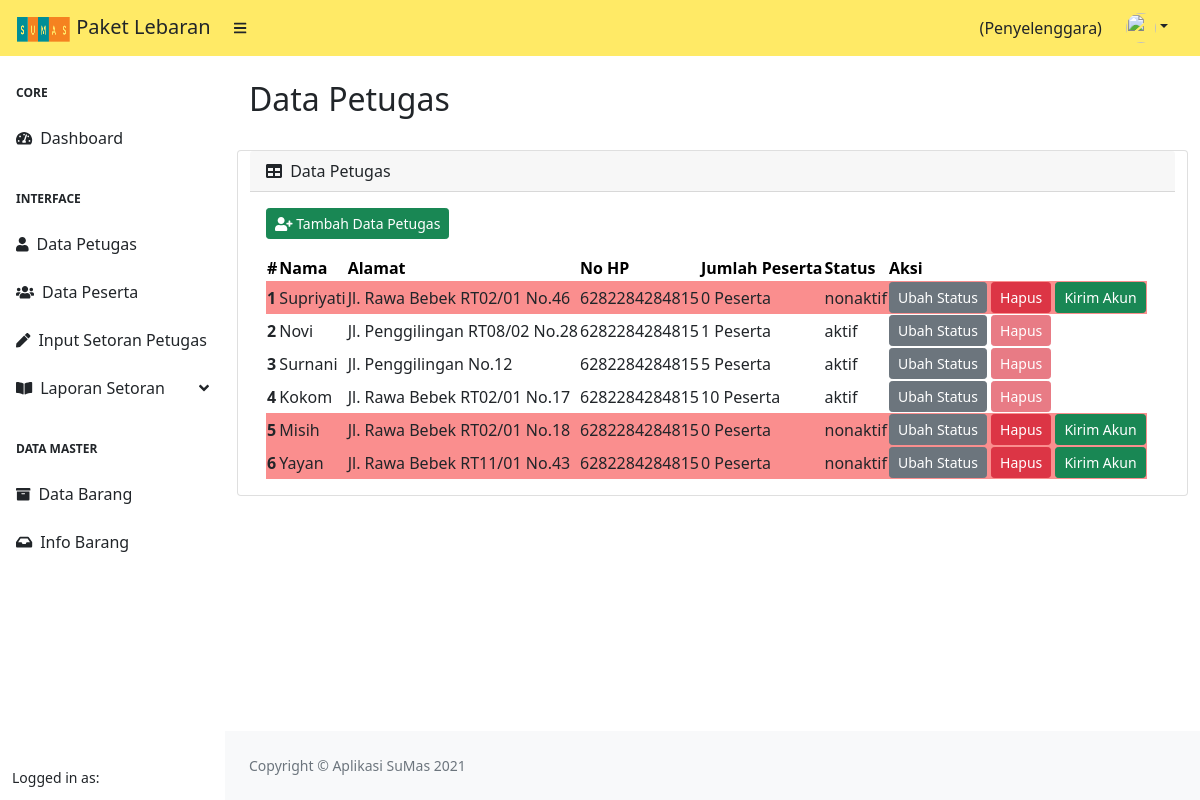
Page /index.php/penyelenggara/data_petugas on the committed database.
### tables this page shows
CREATE TABLE `petugas` (
  `id` int(11) NOT NULL,
  `nama_lengkap` varchar(225) NOT NULL,
  `alamat` varchar(225) NOT NULL,
  `no_hp` varchar(20) NOT NULL,
  `username` varchar(255) NOT NULL,
  `image` varchar(225) NOT NULL,
  `password` varchar(255) NOT NULL,
  `status` varchar(10) NOT NULL,
  `id_penyelenggara` int(11) NOT NULL,
  `created_at` datetime DEFAULT NULL
);

### application/controllers/Penyelenggara.php (called while the page is built, shortened)
<?php
class Penyelenggara extends CI_Controller
{
    public function __construct()
    {
        $this->load->model('M_DataMaster');
        $this->load->model('M_Penyelenggara');
        $this->load->library('form_validation');
    }
    public function data_petugas()
    {
        $data['title'] = 'Data Petugas';
        $data['user'] = $this->db->get_where('penyelenggara', ['username' => $this->session->userdata('username')])->row_array();
        $data['rows'] = $this->M_Penyelenggara->getJumlahPeserta()->result();
        $data['rows2'] = $this->M_Penyelenggara->getTotalBayarPetugas()->result();
        $this->load->view('templates/header', $data);
        $this->load->view('templates/sidebar_penyelenggara', $data);
        $this->load->view('penyelenggara/data_petugas', $data);
        $this->load->view('templates/footer');
    }
}

### index.php (called while the page is built, shortened)
<?php
require_once BASEPATH.'core/CodeIgniter.php';

### application/models/M_Penyelenggara.php (called while the page is built, shortened)
<?php
class M_Penyelenggara extends CI_Model
{
    public function getTotalBayarPetugas()
    {
        $this->db->select('petugas.*, SUM(pembayaran_bulanan.nominal) AS jumlah_bayar');
        $this->db->from('petugas');
        $this->db->join('pembayaran_bulanan', 'petugas.id = pembayaran_bulanan.id_petugas', 'left');
        $this->db->order_by('petugas.created_at', 'desc');
        $this->db->group_by('petugas.id');
        return $this->db->get();
    }
    public function getJumlahPeserta()
    {
        $this->db->select('petugas.*, COUNT(user.id_petugas) AS jumlah_peserta');
        $this->db->from('petugas');
        $this->db->join('user', 'petugas.id = user.id_petugas', 'left');
        $this->db->order_by('petugas.created_at', 'desc');
        $this->db->group_by('petugas.id');
        return $this->db->get();
    }
}

### application/views/penyelenggara/data_petugas.php (the view, shortened to what this page needs)
<div id="layoutSidenav_content">
    <main>
        <div class="container-fluid px-4">
            <h2 class="mt-4"><?= $title;  ?></h2>
            <div class="row">
                <div class="card mb-4">
                    <div class="card-header">
                        <i class="fas fa-table me-1"></i>
                        Data Petugas
                    </div>
                    <div class="card-body">
                        <a href="" class="btn btn-success btn-sm mb-3" data-bs-toggle="modal" data-bs-target="#inputPetugas"> <i class="fas fa-user-plus"></i> Tambah Data Petugas</a>
                        <table id="datatablesSimple">
                            <thead>
                                <tr class="table-warning">
                                    <th>#</th>
                                    <th>Nama</th>
                                    <th>Alamat</th>
                                    <th>No HP</th>
                                    <th>Jumlah Peserta</th>
                                    <th>Status</th>
                                    <th>Aksi</th>
                                </tr>
                            </thead>
                            <tbody>
                                <?php
                                $count = 0;
                                foreach ($rows as $row) :
                                    $count = $count + 1;
                                ?>
                                    <?php if ($row->status == 'nonaktif') : ?>
                                        <tr style="background-color: #fa8e8e;">
                                        <?php else : ?>
                                        <tr>
                                        <?php endif; ?>
                                        <th scope=" row"><?= $count ?></th>
                                        <td><?= $row->nama_lengkap ?></td>
                                        <td><?= $row->alamat ?></td>
                                        <td><?= $row->no_hp ?></td>
                                        <td><?= $row->jumlah_peserta; ?> Peserta</td>
                                        <td><?= $row->status ?></td>
                                        <td>
                                            <?php if ($row->status == 'aktif') : ?>
                                                <a href="" class="btn btn-secondary btn-sm" data-bs-toggle="modal" data-bs-target="#nonaktif<?= $row->id; ?>"> Ubah Status</a>
                                                <button class="btn btn-danger btn-sm" data-placement="top" title="status peserta aktif" disabled> Hapus</button>
                                            <?php else : ?>
                                                <a href="" class="btn btn-secondary btn-sm" data-bs-toggle="modal" data-bs-target="#aktif<?= $row->id; ?>"> Ubah Status</a>
                                                <a href="" class="btn btn-danger btn-sm" data-bs-toggle="modal" data-bs-target="#hapus<?= $row->id; ?>"> Hapus</a>
                                                <a href="" class="btn btn-success btn-sm" data-bs-toggle="modal" data-bs-target="#kirim<?= $row->id; ?>"> Kirim Akun</a>
                                            <?php endif; ?>
                                        </td>
                                        </tr>
                                    <?php endforeach; ?>
                            </tbody>
                        </table>
                    </div>
                </div>
            </div>
        </div>
    </main>

### rows in the picture
petugas: nama_lengkap "Supriyati", alamat "Jl. Rawa Bebek RT02/01 No.46", no_hp "6282284284815", jumlah_peserta "0", status "nonaktif"
petugas: nama_lengkap "Novi", alamat "Jl. Penggilingan RT08/02 No.28", no_hp "6282284284815", jumlah_peserta "1", status "aktif"
petugas: nama_lengkap "Surnani", alamat "Jl. Penggilingan No.12", no_hp "6282284284815", jumlah_peserta "5", status "aktif"
petugas: nama_lengkap "Kokom", alamat "Jl. Rawa Bebek RT02/01 No.17", no_hp "6282284284815", jumlah_peserta "10", status "aktif"
petugas: nama_lengkap "Misih", alamat "Jl. Rawa Bebek RT02/01 No.18", no_hp "6282284284815", jumlah_peserta "0", status "nonaktif"
petugas: nama_lengkap "Yayan", alamat "Jl. Rawa Bebek RT11/01 No.43", no_hp "6282284284815", jumlah_peserta "0", status "nonaktif"

### other values in the picture
$title "Data Petugas"
